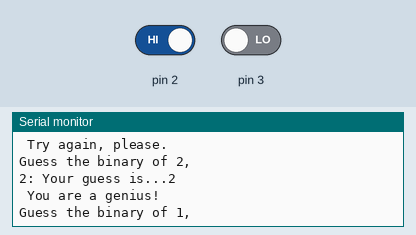
Bench run of a sketch on a simulated Arduino Uno, built with avr-gcc and run on an emulated ATmega328P. Shown: the last lines printed to the serial monitor. Inputs (shaded band) come from the test bench; at power-on: pin 2 HIGH, pin 3 LOW. Random numbers use the default seed unless the sketch sets one.

Above: at 16.8 s.
16.9 s: pin 2 driven LOW
25.0 s: pin 3 driven HIGH
33.1 s: pin 2 driven HIGH
At 38.61 s:
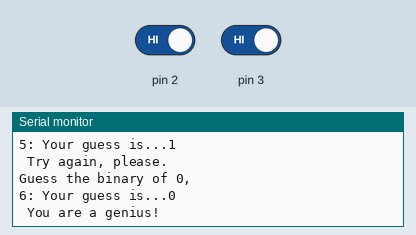
41.2 s: pin 3 driven LOW
At 44.15 s:
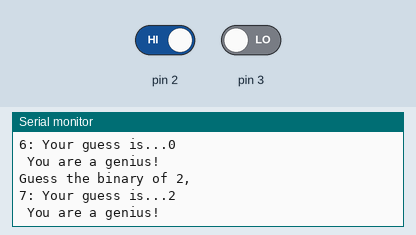
Timing chart, 0 to 45.6 s (numbered marks = the images above; inputs shaded):
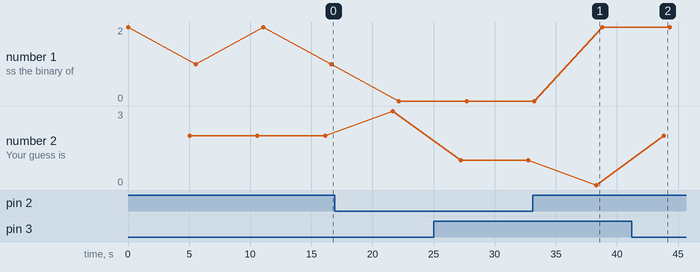

Measured:
- after the input at 33.1 s, the serial monitor: prints a new line after 5.2 s (image 1)
- after the input at 41.2 s, the serial monitor: prints a new line after 2.6 s (image 2)
- plotted number 2: 3 → 1 after the input at 25.0 s

The sketch:

BinaryGame.ino
```cpp
byte i,cnt;
byte loLED=2, hiLED=3;

void setup() {
  Serial.begin(9600);
  randomSeed(analogRead(0));
  for (i=loLED; i<=hiLED; i++)
    pinMode(i, INPUT);
}

void loop() {
  byte bits[2], aBit, aDecimal;
  long randNumber;

  aBit=0;
  aDecimal=0;

  randNumber = random(0,3);
  Serial.print("Guess the binary of ");
  Serial.print(randNumber); Serial.print(", ");

  delay(5000);

  for (i=loLED; i<=hiLED; i++)
  {
    if (digitalRead(i) == 0)
      bits[i-loLED]=1;
     else
      bits[i-loLED]=0;
    delay(20);
  }
  Serial.println();
  Serial.print(cnt++); Serial.print(": ");

  for (i=loLED; i<=hiLED; i++)
  {
    aBit = bits[i-loLED];
    aDecimal = aDecimal + pow(2,(i-loLED)) * aBit;
  }

  Serial.print("Your guess is...");Serial.println(aDecimal);
  if (randNumber == aDecimal)
    Serial.println(" You are a genius!");
  else
    Serial.println(" Try again, please.");

  Serial.println();
  delay(500);
}
```
